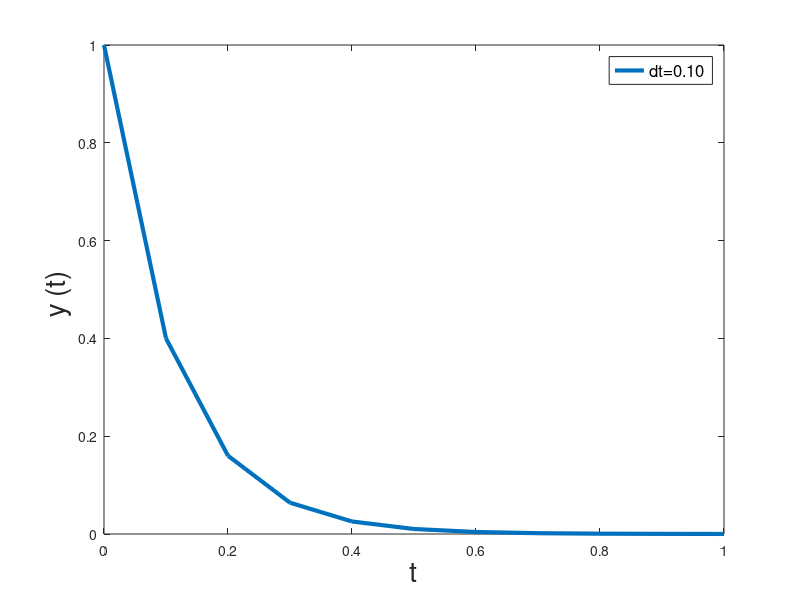

Recreate this plot in MATLAB.
close all; clear all; clc
figura_handler = figure;
a = 0;
b = 1;
y_init = 1;
function retval = yp(i)
 retval = -6*i;
endfunction
y(1) = y_init;

%% intervalo 0.1
dt = 0.1; %incremento de tempo
t = a:dt:b; % Vetor tempo

for n=1:length (t)-1  # Metodo de Euler explicito
  y(n+1) = y(n) + dt*yp(y(n));
end
plot (t, y, 'Linewidth', 3)
hold on
clear t y;
y(1) = y_init;

% Arrumando plot grid on
legend({'dt=0.10', 'dt=0.01', 'Exata'}, 'Fontsize', 12)
xlabel('t', 'Fontsize', 20)
ylabel('y (t) ', 'Fontsize', 20)
set(figura_handler, 'Color', [1 1 1])
print(figura_handler, '-dpng')
